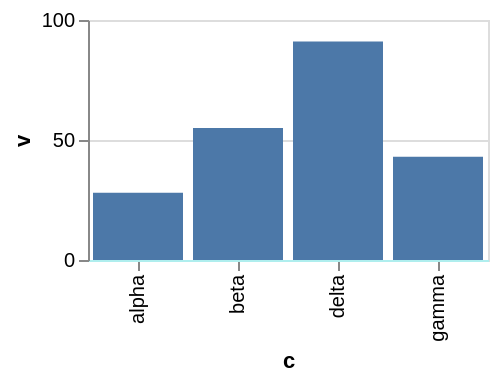

The specification (Vega-Lite) saved for this image:
### Vega-Lite specification from a JSON file in a GitHub repository (floating-point values rounded to 4 significant figures)
{"$schema": "https://vega.github.io/schema/vega-lite/v6.json", "width": 200, "height": 120, "data": {"values": [{"c": "alpha", "v": 28, "w": 3, "t": "2024-01-07"}, {"c": "beta", "v": 55, "w": 7, "t": "2024-03-19"}, {"c": "gamma", "v": 43, "w": 5, "t": "2024-06-02"}, {"c": "delta", "v": 91, "w": 9, "t": "2024-09-11"}]}, "mark": "bar", "encoding": {"x": {"field": "c", "type": "nominal"}, "y": {"field": "v", "type": "quantitative"}}, "config": {"axisBand": {"domainColor": "paleturquoise"}}}
